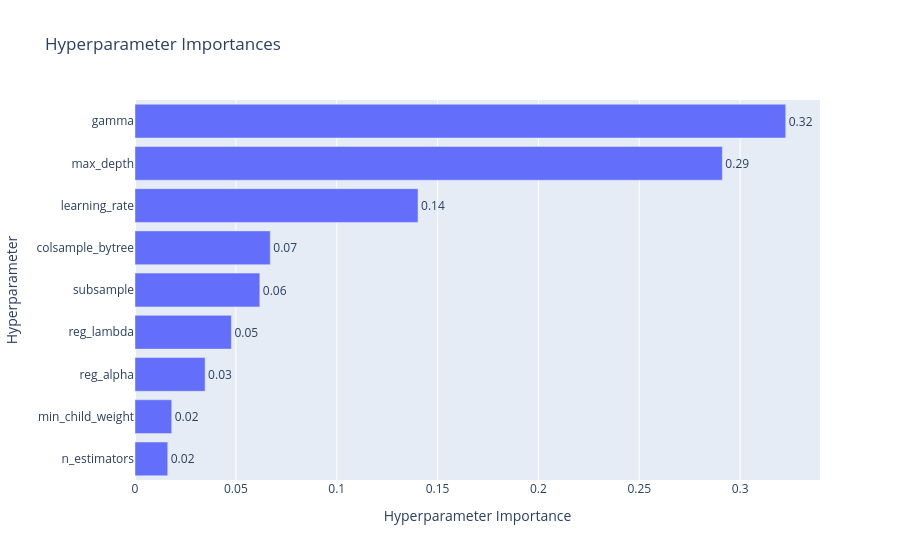

Notebook code cell kept with this figure:
### Code cell
# plot hyperparameter importance plot

optuna.visualization.plot_param_importances(study)

### Figure 1 — Plotly figure (JSON) as saved in the notebook; plotly's stock layout.template omitted (floating-point values rounded to 4 significant figures)
{"data": [{"cliponaxis": false, "hovertemplate": ["n_estimators (IntDistribution): 0.016233694398539333<extra></extra>", "min_child_weight (IntDistribution): 0.018204071824314695<extra></extra>", "reg_alpha (FloatDistribution): 0.034750804536602904<extra></extra>", "reg_lambda (FloatDistribution): 0.04777880338955561<extra></extra>", "subsample (FloatDistribution): 0.0618777476531265<extra></extra>", "colsample_bytree (FloatDistribution): 0.06706107384957452<extra></extra>", "learning_rate (FloatDistribution): 0.14031074160977575<extra></extra>", "max_depth (IntDistribution): 0.2911775450744188<extra></extra>", "gamma (FloatDistribution): 0.3226055176640917<extra></extra>"], "name": "Objective Value", "orientation": "h", "text": ["0.02", "0.02", "0.03", "0.05", "0.06", "0.07", "0.14", "0.29", "0.32"], "textposition": "outside", "type": "bar", "x": [0.01623, 0.0182, 0.03475, 0.04778, 0.06188, 0.06706, 0.1403, 0.2912, 0.3226], "y": ["n_estimators", "min_child_weight", "reg_alpha", "reg_lambda", "subsample", "colsample_bytree", "learning_rate", "max_depth", "gamma"]}], "layout": {"title": {"text": "Hyperparameter Importances"}, "xaxis": {"title": {"text": "Hyperparameter Importance"}}, "yaxis": {"title": {"text": "Hyperparameter"}}}}
